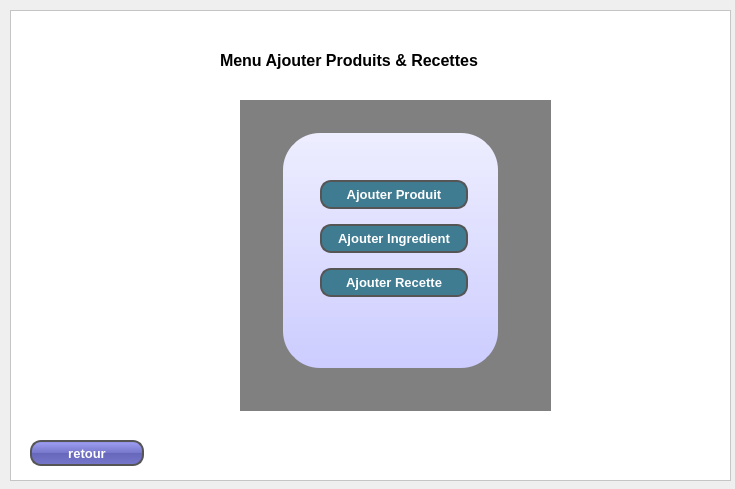
<?xml version="1.0" encoding="UTF-8"?>
<ui version="4.0">
 <class>MenuAjouter</class>
 <widget class="QWidget" name="MenuAjouter">
  <property name="geometry">
   <rect>
    <x>0</x>
    <y>0</y>
    <width>735</width>
    <height>489</height>
   </rect>
  </property>
  <property name="windowTitle">
   <string>Form</string>
  </property>
  <property name="styleSheet">
   <string notr="true">
QFrame#frameGen{
background: white;
}



#frame{
border: 3px solid gray;
background: gray
}



QGroupBox {
border: 3px solid gray;
border-radius: 40px;
background: white;
background: QLinearGradient(x1: 0, y1: 0, x2: 0, y2: 1, stop: 0 #eef, stop: 1 #ccf);
}

QPushButton#ajouterProduit {
color: white;
background-color: rgb(63, 124, 146);
border-width: 1px;
border-color: #339;
border-style: solid;
border-radius: 7;
padding: 3px;
padding-left: 5px;
font-weight: bold;
font-size: 13px;
padding-right: 5px;
min-width: 90px;
max-width: 90px;
min-height: 12px;
max-height: 16px;

border: 2px solid #555;
border-radius: 11px;
padding: 5px;
max-width: 150px;
min-width: 100px;
}

QLineEdit {
padding: 1px;
border-style: solid;
border: 2px solid gray;
border-radius: 8px;
}


 
QPushButton#ajouterIngredient {
color: white;
background-color: rgb(63, 124, 146);
border-width: 1px;
border-color: #339;
border-style: solid;
border-radius: 7;
padding: 3px;
padding-left: 5px;
font-weight: bold;
font-size: 13px;
padding-right: 5px;
min-width: 90px;
max-width: 90px;
min-height: 12px;
max-height: 16px;

border: 2px solid #555;
border-radius: 11px;
padding: 5px;
max-width: 150px;
min-width: 100px;
}

QPushButton#ajouterRecette {
color: white;
background-color: rgb(63, 124, 146);
border-width: 1px;
border-color: #339;
border-style: solid;
border-radius: 7;
padding: 3px;
padding-left: 5px;
font-weight: bold;
font-size: 13px;
padding-right: 5px;
min-width: 90px;
max-width: 90px;
min-height: 12px;
max-height: 16px;

border: 2px solid #555;
border-radius: 11px;
padding: 5px;
max-width: 150px;
min-width: 100px;
}

QPushButton#retour {
color: white;
background-color: QLinearGradient( x1: 0, y1: 0, x2: 0, y2: 1, stop: 0 #88d, stop: 0.1 #99e, stop: 0.49 #77c, stop: 0.5 #66b, stop: 1 #77c);
border-width: 1px;
border-color: #339;
border-style: solid;
border-radius: 7;
padding: 3px;
padding-left: 5px;
font-weight: bold;
font-size: 13px;
padding-right: 5px;
min-width: 90px;
max-width: 90px;
min-height: 12px;
max-height: 16px;

border: 2px solid #555;
border-radius: 11px;
padding: 5px;
max-width: 150px;
min-width: 100px;
}</string>
  </property>
  <widget class="QFrame" name="frameGen">
   <property name="geometry">
    <rect>
     <x>10</x>
     <y>10</y>
     <width>721</width>
     <height>471</height>
    </rect>
   </property>
   <property name="frameShape">
    <enum>QFrame::StyledPanel</enum>
   </property>
   <property name="frameShadow">
    <enum>QFrame::Raised</enum>
   </property>
   <widget class="QFrame" name="frame">
    <property name="geometry">
     <rect>
      <x>230</x>
      <y>90</y>
      <width>311</width>
      <height>311</height>
     </rect>
    </property>
    <property name="frameShape">
     <enum>QFrame::StyledPanel</enum>
    </property>
    <property name="frameShadow">
     <enum>QFrame::Raised</enum>
    </property>
    <widget class="QGroupBox" name="groupBox">
     <property name="geometry">
      <rect>
       <x>40</x>
       <y>30</y>
       <width>221</width>
       <height>241</height>
      </rect>
     </property>
     <property name="title">
      <string/>
     </property>
     <widget class="QPushButton" name="ajouterProduit">
      <property name="geometry">
       <rect>
        <x>40</x>
        <y>50</y>
        <width>148</width>
        <height>29</height>
       </rect>
      </property>
      <property name="text">
       <string>Ajouter Produit</string>
      </property>
     </widget>
     <widget class="QPushButton" name="ajouterIngredient">
      <property name="geometry">
       <rect>
        <x>40</x>
        <y>94</y>
        <width>148</width>
        <height>29</height>
       </rect>
      </property>
      <property name="text">
       <string>Ajouter Ingredient</string>
      </property>
     </widget>
     <widget class="QPushButton" name="ajouterRecette">
      <property name="geometry">
       <rect>
        <x>40</x>
        <y>138</y>
        <width>148</width>
        <height>29</height>
       </rect>
      </property>
      <property name="text">
       <string>Ajouter Recette</string>
      </property>
     </widget>
    </widget>
   </widget>
   <widget class="QLabel" name="label">
    <property name="geometry">
     <rect>
      <x>210</x>
      <y>40</y>
      <width>321</width>
      <height>20</height>
     </rect>
    </property>
    <property name="font">
     <font>
      <pointsize>12</pointsize>
      <weight>75</weight>
      <bold>true</bold>
     </font>
    </property>
    <property name="text">
     <string>Menu Ajouter Produits &amp; Recettes</string>
    </property>
   </widget>
   <widget class="QPushButton" name="retour">
    <property name="geometry">
     <rect>
      <x>20</x>
      <y>430</y>
      <width>114</width>
      <height>26</height>
     </rect>
    </property>
    <property name="text">
     <string>retour</string>
    </property>
   </widget>
  </widget>
 </widget>
 <resources/>
 <connections/>
</ui>
